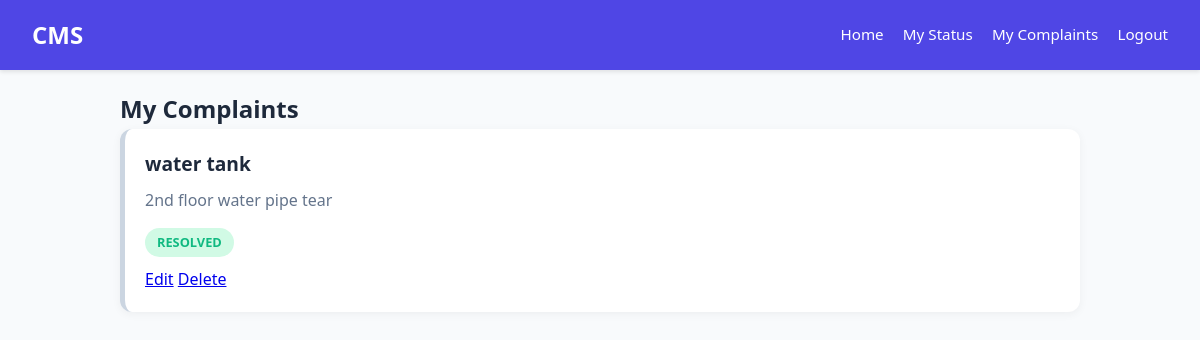
Screenshot of /complaints (signed in) with the database file from the repository.
### models.py (models this page shows)
class Complaint(db.Model):
    id = db.Column(db.Integer, primary_key=True)
    title = db.Column(db.String(200), nullable=False)
    description = db.Column(db.Text, nullable=False)
    status = db.Column(db.String(50), default="Pending")
    user_id = db.Column(db.Integer, db.ForeignKey("user.id"))
    created_at = db.Column(db.DateTime, default=datetime.utcnow)
    resolved_at = db.Column(db.DateTime)
    resolve_note = db.Column(db.Text)
    user_id = db.Column(db.Integer, db.ForeignKey("user.id"))

### app.py (the view)
@app.route("/complaints")
@login_required
def my_complaints():
    complaints = Complaint.query.filter_by(
        user_id=current_user.id
    ).order_by(Complaint.created_at.desc()).all()
    return render_template("complaints.html", complaints=complaints)

### app.py (called while the page is built)
@login_manager.user_loader
def load_user(user_id):
    return User.query.get(int(user_id))

### templates/complaints.html
{% extends "base.html" %}
{% block content %}
<h2 class="section-title">My Complaints</h2>
{% for c in complaints %}
<div class="complaint-card">
  <div class="complaint-title">{{ c.title }}</div>
  <div class="complaint-desc">{{ c.description }}</div>
  <span class="status {{ c.status }}">{{ c.status }}</span>
  <div class="actions" style="margin-top:10px;">
    <a href="{{ url_for('edit_complaint', complaint_id=c.id) }}">Edit</a>
    <a href="{{ url_for('delete_complaint', complaint_id=c.id) }}"
       onclick="return confirm('Delete complaint?')">Delete</a>
  </div>
</div>
{% endfor %}
{% endblock %}

### static/css/style.css (style rules this page uses)
:root { --primary: #4f46e5; --primary-hover: #4338ca; --bg-body: #f8fafc; --text-dark: #1e293b; --text-muted: #64748b; --white: #ffffff; --pending: #f59e0b; --progress: #3b82f6; --resolved: #10b981; --danger: #ef4444; }
* { box-sizing: border-box; margin: 0; padding: 0; }
body { font-family: 'Segoe UI', Tahoma, Geneva, Verdana, sans-serif; background-color: var(--bg-body); color: var(--text-dark); line-height: 1.6; }
.complaint-card { background: var(--white); border-radius: 12px; padding: 20px; margin-bottom: 20px; box-shadow: 0 2px 10px rgba(0,0,0,0.05); border-left: 5px solid #cbd5e1; }
.complaint-title { font-size: 1.2rem; font-weight: 700; margin-bottom: 8px; }
.complaint-desc { color: var(--text-muted); margin-bottom: 15px; }
.status { display: inline-block; padding: 4px 12px; border-radius: 20px; font-size: 0.8rem; font-weight: bold; text-transform: uppercase; }
.status.Resolved { background: #d1fae5; color: var(--resolved); }

### rows the page displays
Complaint: title "water tank", description "2nd floor water pipe tear", status "RESOLVED"
